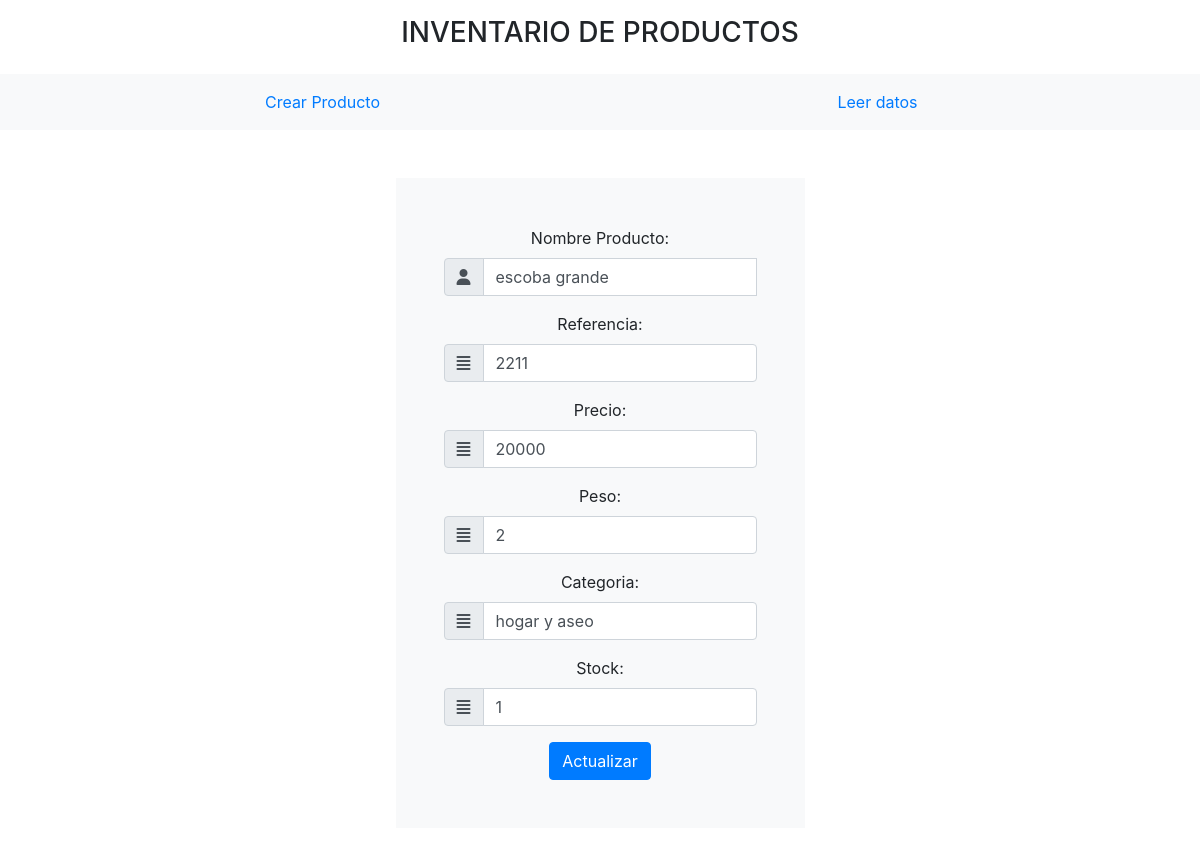
The page /index.php?pagina=editar&id=3 on the database its author committed.
### tables this page shows
CREATE TABLE `producto` (
  `id` int(11) NOT NULL,
  `nombre` varchar(20) NOT NULL,
  `referencia` varchar(20) NOT NULL,
  `precio` int(11) NOT NULL,
  `peso` int(11) NOT NULL,
  `categoria` varchar(30) NOT NULL,
  `stock` int(11) NOT NULL,
  `fecha_creacion` timestamp NOT NULL DEFAULT current_timestamp() ON UPDATE current_timestamp(),
  `fecha_ultima_venta` datetime NOT NULL
);

### controladores/plantilla.controlador.php (called while the page is built)
<?php
Class ControladorPlantilla{
	public function ctrTraerPlantilla(){
		include "vistas/plantilla.php";
	}
}

### index.php (called while the page is built)
<?php
require_once "controladores/plantilla.controlador.php";
require_once "controladores/formularios.controlador.php";
require_once "modelos/formularios.modelo.php";
$plantilla = new ControladorPlantilla();
$plantilla -> ctrTraerPlantilla();

### controladores/formularios.controlador.php (called while the page is built, shortened)
<?php
class ControladorFormularios{
	static public function ctrSeleccionarRegistros($item, $valor){
		$tabla = "producto";
		$respuesta = ModeloFormularios::mdlSeleccionarRegistros($tabla, $item, $valor);
		return $respuesta;
	}
}

### modelos/conexion.php (called while the page is built)
<?php
class Conexion{
	static public function conectar(){
		$link = new PDO("mysql:host=localhost;dbname=productos", "root","");
		$link->exec("set names utf8");
		return $link;
	}
}

### modelos/formularios.modelo.php (called while the page is built, shortened)
<?php
require_once "conexion.php";
class ModeloFormularios{
	static public function mdlSeleccionarRegistros($tabla, $item, $valor){
		if($item == null && $valor == null){
			$stmt = Conexion::conectar()->prepare("SELECT *,DATE_FORMAT(fecha_creacion, '%d/%m/%Y') AS fecha_creacion FROM $tabla ORDER BY id DESC");
			$stmt->execute();
			return $stmt -> fetchAll();
		}else{
			$stmt = Conexion::conectar()->prepare("SELECT *,DATE_FORMAT(fecha_creacion, '%d/%m/%Y') AS fecha_creacion FROM $tabla WHERE $item = :$item ORDER BY id DESC");
			$stmt->bindParam(":".$item, $valor, PDO::PARAM_STR);
			$stmt->execute();
			return $stmt -> fetch();
		}
	}
}

### vistas/paginas/editar.php (the view, shortened to what this page needs)
<?php
if(isset($_GET["id"])){
	$item = "id";
	$valor = $_GET["id"];
	$producto = ControladorFormularios::ctrSeleccionarRegistros($item, $valor);
}
?>
<div class="d-flex justify-content-center text-center">
	<form class="p-5 bg-light" method="post">
		<div class="form-group">
						<label for="nombre">Nombre Producto:</label>
			<div class="input-group">
				<div class="input-group-prepend">
					<span class="input-group-text">
						<i class="fas fa-user"></i>
					</span>
				</div>
				<input type="text" class="form-control" value="<?php echo $producto["nombre"]; ?>" placeholder="Escriba su nombre" id="nombre" name="actualizarNombre">
			</div>
		</div>
		<div class="form-group">
			<label for="nombre">Referencia:</label>
			<div class="input-group">
				<div class="input-group-prepend">
					<span class="input-group-text">
						<i class="fas fa-align-justify"></i>
					</span>
				</div>
				<input type="text" class="form-control" value="<?php echo $producto["referencia"]; ?>" placeholder="Escriba su referencia" id="referencia" name="actualizarReferencia">
			</div>
		</div>
		<div class="form-group">
			<label for="nombre">Precio:</label>
			<div class="input-group">
				<div class="input-group-prepend">
					<span class="input-group-text">
						<i class="fas fa-align-justify"></i>
					</span>
				</div>
				<input type="number" class="form-control" value="<?php echo $producto["precio"]; ?>" placeholder="Escriba el precio" id="precio" name="actualizarPrecio">
			</div>
		</div>
		<div class="form-group">
			<label for="nombre">Peso:</label>
			<div class="input-group">
				<div class="input-group-prepend">
					<span class="input-group-text">
						<i class="fas fa-align-justify"></i>
					</span>
				</div>
				<input type="number" class="form-control" value="<?php echo $producto["peso"]; ?>" placeholder="Escriba el peso" id="peso" name="actualizarPeso">
			</div>
		</div>
		<div class="form-group">
			<label for="nombre">Categoria:</label>
			<div class="input-group">
				<div class="input-group-prepend">
					<span class="input-group-text">
						<i class="fas fa-align-justify"></i>
					</span>
				</div>
				<input type="text" class="form-control" value="<?php echo $producto["categoria"]; ?>" placeholder="Escriba la categoria" id="categoria" name="actualizarCategoria">
			</div>
		</div>
		<div class="form-group">
			<label for="nombre">Stock:</label>
			<div class="input-group">
				<div class="input-group-prepend">
					<span class="input-group-text">
						<i class="fas fa-align-justify"></i>
					</span>
				</div>
				<input type="text" class="form-control" value="<?php echo $producto["stock"]; ?>" placeholder="Escriba el stock" id="stock" name="actualizarStock">
			</div>
		</div>
		<button type="submit" class="btn btn-primary">Actualizar</button>
	</form>
</div>

### rows shown on the page
producto: actualizarNombre "escoba grande", actualizarReferencia "2211", actualizarPrecio "20000", actualizarPeso "2", actualizarCategoria "hogar y aseo", actualizarStock "1"
